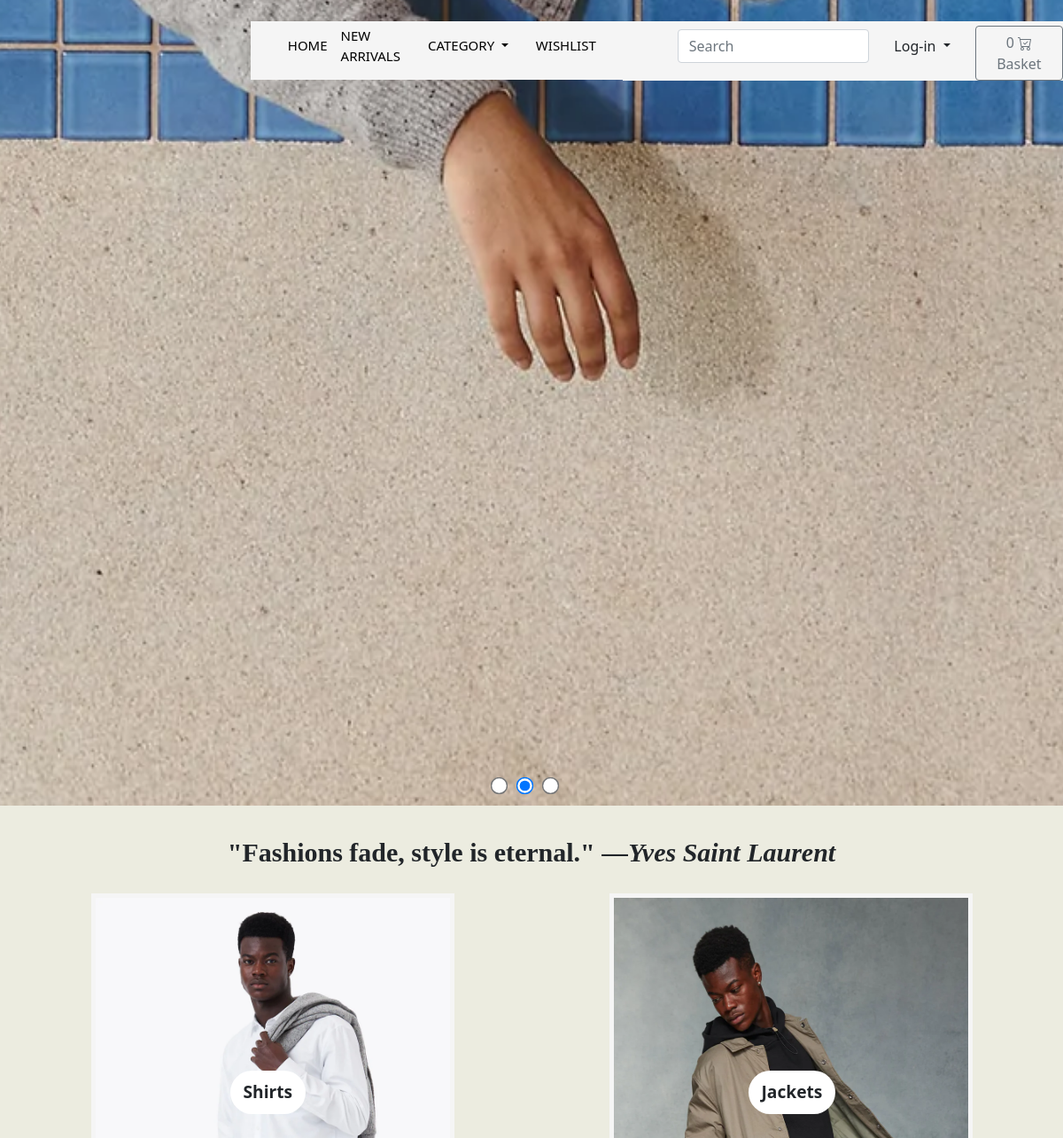
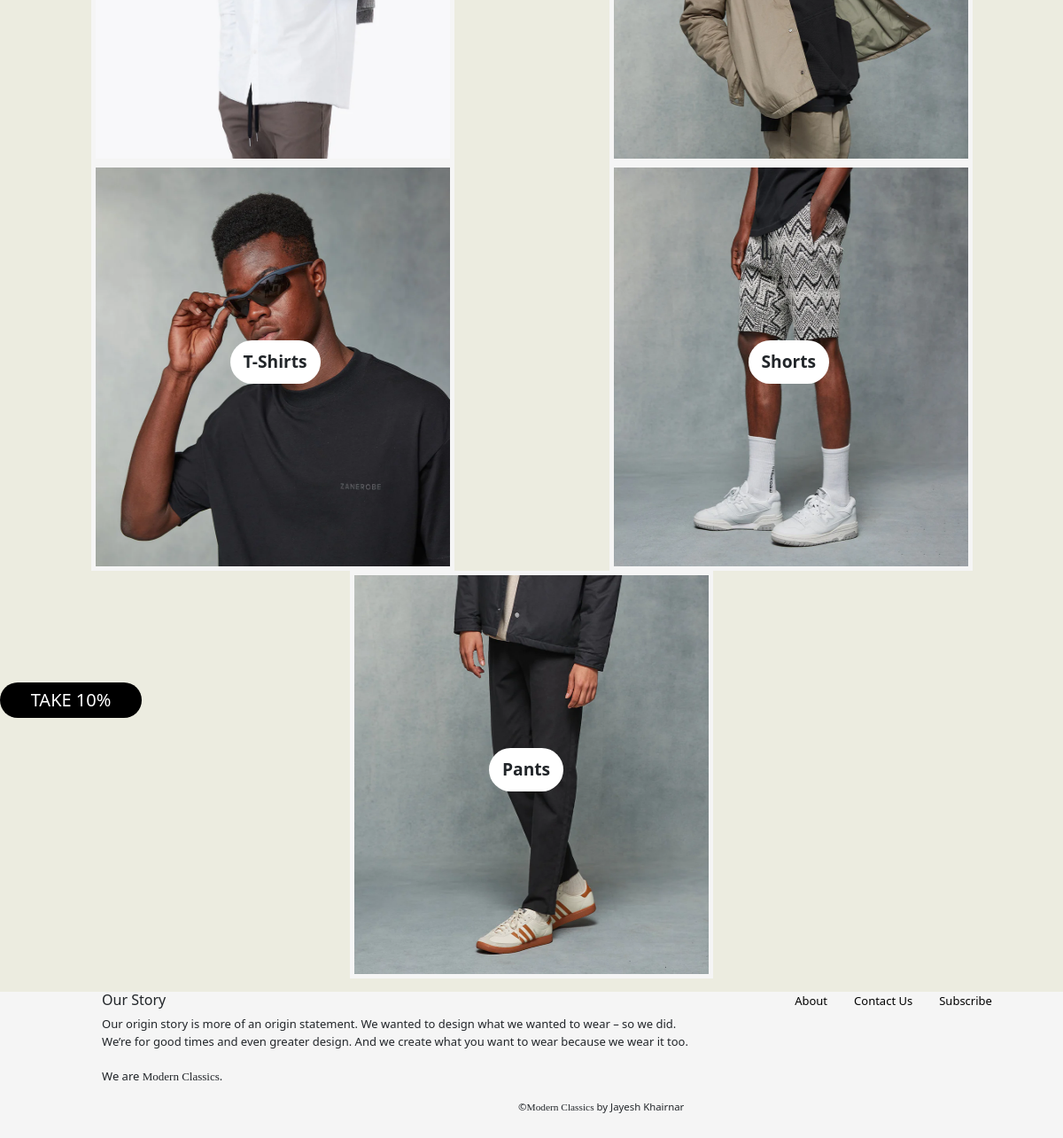
The page / on the database its author committed (2 pictures, top to bottom).
### store/models.py (models this page shows, shortened)
class Category(models.Model):
    name = models.CharField(max_length=225,db_index=True)               #db_index-->??
    slug = models.SlugField(max_length=225, unique=True)                #SlugField,unique--->??
    category_image = models.ImageField(upload_to='uploads/ategory', default='uploads/products/default.jpg')
    class Meta:                                                         #Meta-->??
        verbose_name_plural='categories'
    def get_absolute_url(self):
        return reverse("store:category_list", args=[self.slug])

### store/views.py (the view)
# urls.py: path('',views.product_all,name='product_all'),
def product_all(request):
    products = Product.products.all()          #new
    return render(request, 'store/home.html',{'products':products})

### basket/basket.py (called while the page is built)
    def __len__(self):
        return sum(item['qty'] for item in self.basket.values())

### basket/context_processors.py (called while the page is built)
def basket(request):
    return {'basket': Basket(request)}

### store/context_processors.py (called while the page is built)
def categories(request):
    return{
        'categories': Category.objects.all()
    }

### store/models.py (called while the page is built)
    def get_queryset(self):
        return super(ProductManager, self).get_queryset().filter(is_active=True)

### templates/store/home.html (shortened to what this page needs)
{% extends "./base.html"%}
{% load static%}
{% block content%}
<main>
  <div class="slider">
    <input type="radio" name="slider" />
    <div class="slider__content">
    </div>
    <input type="radio" name="slider" checked />
    <div class="slider__content">
      <img src="{% static 'images/MAINBANNER-Flec-Knit_2700x.jpg' %}" alt="image" />
    </div>
    <input type="radio" name="slider" />
    <div class="slider__content">
    </div>
  </div>
    <div class="outer-container">
      <div class="h5">"Fashions fade, style is eternal." —<i>Yves Saint Laurent</i></div>
        <div class="main-container">
          {% for c in categories %}
          <div class="categories-container">
            <div class="categories-list">
              <div class="custom-card-body" >
                <p class="custom-card-text" >
                  <a class="text-dark text-decoration-none" href="{{ c.get_absolute_url }}">{{ c.name|title }}</a>
                </p>
              </div>
            </div>
          </div>
          {% endfor %}
        </div>
      </div>
    </div>
{% endblock %}

### store/static/base.css (style rules this page uses)
* { margin-top: 0px; background-color: whitesmoke; }
a { text-decoration: none; }

### store/static/home.css (style rules this page uses)
main { margin: 0; padding: 0; overflow-x: hidden; background-color: rgb(236, 236, 224); }
.slider { width: 100%; min-height: 100vh; display: flex; justify-content: center; align-items: flex-end; background-color: transparent; }
.slider input[type=radio] { position: relative; margin: 0 1rem 1rem 0; transform: scale(1.5); z-index: 10; }
.slider input[type=radio]:checked + .slider__content { transition-delay: 0.5s; background-color: transparent; z-index: 9; }
.slider .slider__content { position: absolute; width: 100%; height: 100%; display: flex; justify-content: center; align-items: center; transition: z-index 1.5s linear; z-index: 5; }
.slider .slider__content img { position: absolute; width: 100%; height: 100%; -o-object-fit: cover; object-fit: cover; }
.outer-container { width: 100%; padding: 15px; margin-top:20px; background-color:rgb(236, 236, 224); }
.h5 { font-weight: bolder; font-size: 30px; font-family:Georgia, 'Times New Roman', Times, serif; text-align: center; background-color: rgb(236, 236, 224); }
.h5 i { background-color: rgb(236, 236, 224); }
.main-container { padding-top: 20px; display: flex; justify-content: space-around; align-items: center; flex-direction: row; flex-wrap:wrap; background-color: rgb(236, 236, 224); }
.categories-list { width: 400px; height: 450px; margin:5px 5px 5px 5px; overflow: hidden; }
.custom-card-text { background: transparent; position: relative; top:-255px; left: 38%; }
.custom-card-text a { background-color: rgba(255, 255, 255, 0.722); display: inline-block; padding: 10px 15px; border-radius: 50px; background-color: white; font-size: 1.2rem; font-weight: bold; color: rgb(236, 236, 224); text-decoration: none; transition: 0s; }

### rows shown on the page
Category: name "Shirts"
Category: name "Jackets"
Category: name "T-Shirts"
Category: name "Shorts"
Category: name "Pants"
